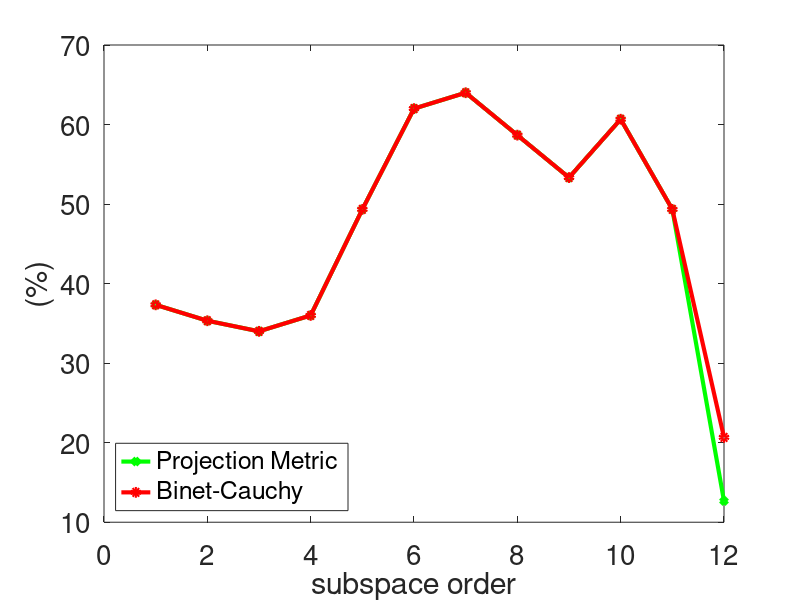
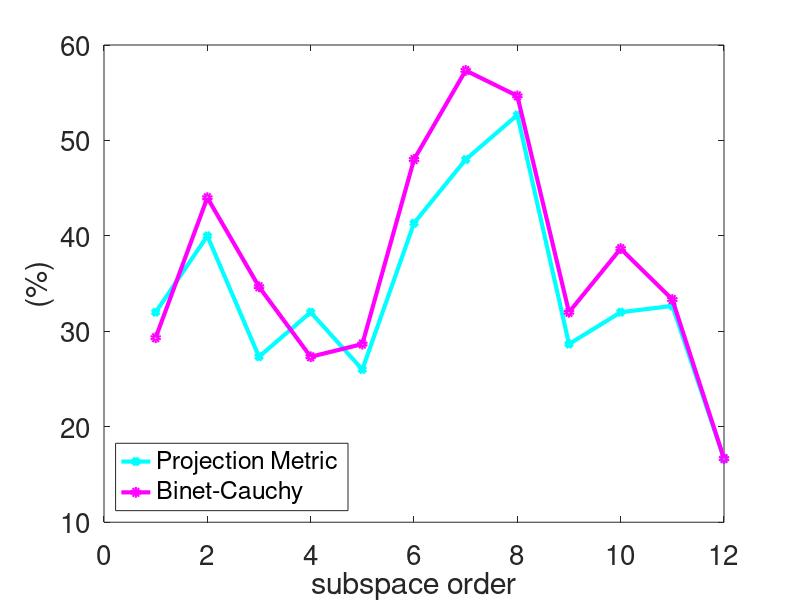
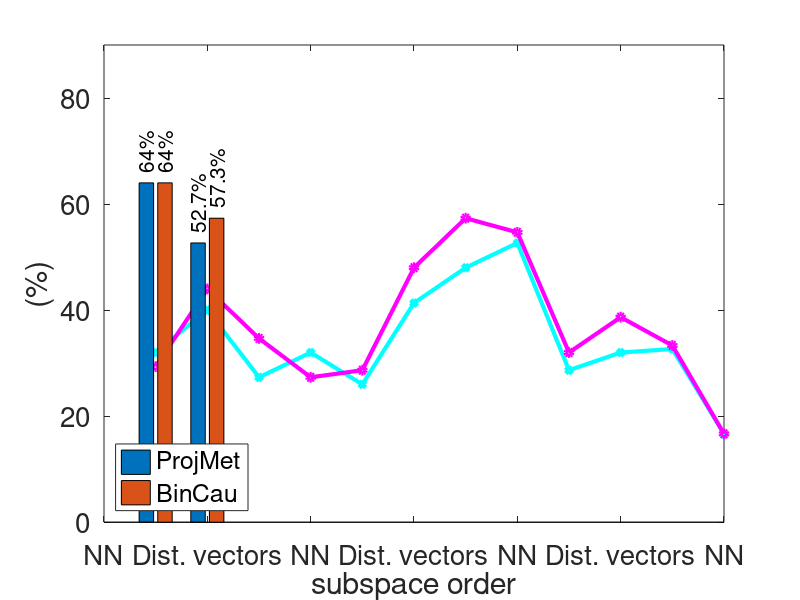

Reproduce these figures in MATLAB, in order.
clear all
clc
close all
%**********Using 12 features (Without x and %y)*****************


%% One Grassmann Point per video. NN
p=1:12;

PM = [37.3333   35.3333   34.0000   36.0000   49.3333   62.0000   64.0000   58.6667   53.3333   60.6667   49.3333   12.6667];
BC = [37.3333   35.3333   34.0000   36.0000   49.3333   62.0000   64.0000   58.6667   53.3333   60.6667   49.3333   20.6667];



plot(p,PM, '-gd', 'LineWidth',3,'MarkerSize',5);
hold on
plot(p,BC, '-ro', 'LineWidth',3,'MarkerSize',5);
legend('Projection Metric','Binet-Cauchy','Location', 'southwest');
%title('Grassmann Manifolds','FontSize',30)
ylabel('(%)','FontSize',20)
xlabel('subspace order','FontSize',20)
set(gca,'FontSize',20); 

%Home
print('/media/johanna/HD1T/latex-svn/study-paper-report/kth/v5/images/Grass_varying_p_NN_dim12_no_xy', '-dpng','-r300');

%% One Grassmann Point per video. SVM (using distances)
 figure
 PM_svm = [ 32.0000   40.0000   27.3333   32.0000   26.0000   41.3333   48.0000   52.6667   28.6667   32.0000   32.6667   16.6667];
 BC_svm = [29.3333   44.0000   34.6667   27.3333   28.6667   48.0000   57.3333   54.6667   32.0000   38.6667   33.3333   16.6667];
 
m_pm = max(PM_svm);
m_bc = max(BC_svm);


 plot(p,PM_svm, '-cd', 'LineWidth',3,'MarkerSize',5);
 hold on
 plot(p,BC_svm, '-mo', 'LineWidth',3,'MarkerSize',5);
 legend('Projection Metric','Binet-Cauchy','Location', 'southwest');
 ylabel('(%)','FontSize',20)
 xlabel('subspace order','FontSize',20)
 set(gca,'FontSize',20); 

%Home
print('/media/johanna/HD1T/latex-svn/study-paper-report/kth/v5/images/Grass_varying_p_SVM_dim12_no_xy', '-dpng','-r300');

%Nicta
%print('/home/johanna/latex-svn/study-paper-reports/v5/images/Grass_varying_p_SVM_dim12_no_xy', '-dpng','-r300');
 

%% Best performances
close all
all = [max(PM) max(BC); m_pm m_bc]; 

Xlabel = {'NN';'Dist. vectors'};

h =  bar(all);
colormap('summer');
ybuff=2;
for i=1:length(h)
    XDATA=get(get(h(i),'Children'),'XData');
    YDATA=get(get(h(i),'Children'),'YData');
    for j=1:size(XDATA,2)
        x=XDATA(1,j)+(XDATA(3,j)-XDATA(1,j))/2;
        y=YDATA(2,j)+ybuff;
        t=[num2str(YDATA(2,j),3) ,'%'];
        text(x,y,t,'Color','k','HorizontalAlignment','left','Rotation',90,'FontSize',15 )
    end
end

ylim([0 90])
set(gca,'XTickLabel',Xlabel,'FontSize',20);

l{1}='ProjMet'; l{2}='BinCau';
legend(h,l);



%Home
print('/media/johanna/HD1T/latex-svn/study-paper-report/kth/v5/images/Grass_best_p_both_dim12_no_xy','-dpng','-r300');

%Nicta
%print('/home/johanna/latex-svn/study-paper-reports/v5/images/Grass_best_p_both_dim12_no_xy', '-dpng','-r300');
% 

